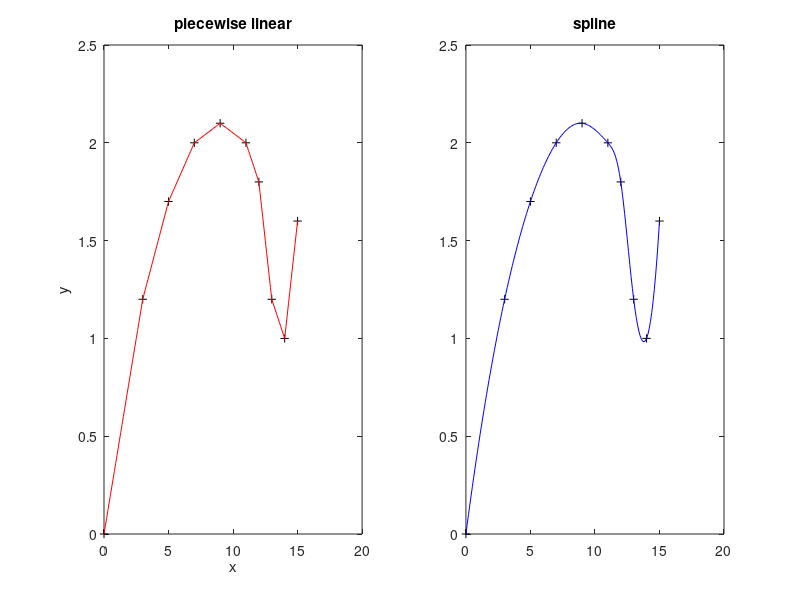

This figure's MATLAB source:
x0 = [0 3 5 7 9 11 12 13 14 15];
y0 = [0 1.2 1.7 2.0 2.1 2.0 1.8 1.2 1.0 1.6];
x = 0:0.1:15;
y1 = interp1(x0, y0, x);
y2 = interp1(x0, y0, x, 'spline');
subplot(1, 2, 1)
plot(x0, y0, 'k+', x, y1, 'r')
title('piecewise linear')
xlabel('x'), ylabel('y')
subplot(1, 2, 2)
plot(x0, y0, 'k+', x, y2, 'b')
title('spline')
